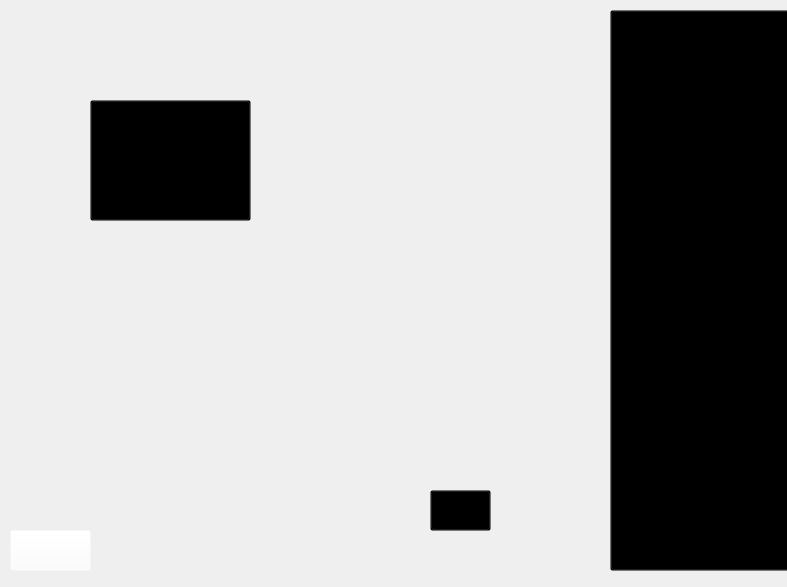
<?xml version="1.0" encoding="UTF-8"?>
<ui version="4.0">
 <class>saida</class>
 <widget class="QMainWindow" name="saida">
  <property name="geometry">
   <rect>
    <x>0</x>
    <y>0</y>
    <width>787</width>
    <height>587</height>
   </rect>
  </property>
  <property name="minimumSize">
   <size>
    <width>0</width>
    <height>0</height>
   </size>
  </property>
  <property name="maximumSize">
   <size>
    <width>800</width>
    <height>600</height>
   </size>
  </property>
  <property name="windowTitle">
   <string>MainWindow</string>
  </property>
  <widget class="QWidget" name="centralwidget">
   <widget class="QLabel" name="label">
    <property name="geometry">
     <rect>
      <x>-10</x>
      <y>0</y>
      <width>800</width>
      <height>600</height>
     </rect>
    </property>
    <property name="minimumSize">
     <size>
      <width>700</width>
      <height>500</height>
     </size>
    </property>
    <property name="maximumSize">
     <size>
      <width>800</width>
      <height>600</height>
     </size>
    </property>
    <property name="text">
     <string/>
    </property>
    <property name="pixmap">
     <pixmap resource="../imagens/img.qrc">:/img/T3SAIDA.png</pixmap>
    </property>
    <property name="scaledContents">
     <bool>true</bool>
    </property>
   </widget>
   <widget class="QPushButton" name="bilheteCaixa">
    <property name="geometry">
     <rect>
      <x>430</x>
      <y>490</y>
      <width>61</width>
      <height>41</height>
     </rect>
    </property>
    <property name="styleSheet">
     <string notr="true">background-color: rgba(0,0,0,0);</string>
    </property>
    <property name="text">
     <string/>
    </property>
   </widget>
   <widget class="QPushButton" name="portaSaida">
    <property name="geometry">
     <rect>
      <x>610</x>
      <y>10</y>
      <width>181</width>
      <height>561</height>
     </rect>
    </property>
    <property name="styleSheet">
     <string notr="true">background-color: rgba(0,0,0,0);</string>
    </property>
    <property name="text">
     <string/>
    </property>
   </widget>
   <widget class="QPushButton" name="rgb">
    <property name="geometry">
     <rect>
      <x>90</x>
      <y>100</y>
      <width>161</width>
      <height>121</height>
     </rect>
    </property>
    <property name="styleSheet">
     <string notr="true">background-color: rgba(0,0,0,0);</string>
    </property>
    <property name="text">
     <string/>
    </property>
   </widget>
   <widget class="QLabel" name="label_2">
    <property name="geometry">
     <rect>
      <x>-10</x>
      <y>520</y>
      <width>111</width>
      <height>61</height>
     </rect>
    </property>
    <property name="text">
     <string/>
    </property>
    <property name="pixmap">
     <pixmap resource="../imagens/img.qrc">:/img/setaEsquerda.png</pixmap>
    </property>
    <property name="scaledContents">
     <bool>true</bool>
    </property>
   </widget>
   <widget class="QPushButton" name="esquerda">
    <property name="geometry">
     <rect>
      <x>10</x>
      <y>530</y>
      <width>81</width>
      <height>41</height>
     </rect>
    </property>
    <property name="styleSheet">
     <string notr="true">background-color: rgba(255, 255, 255, 0)</string>
    </property>
    <property name="text">
     <string/>
    </property>
   </widget>
  </widget>
 </widget>
 <resources>
  <include location="../imagens/img.qrc"/>
 </resources>
 <connections/>
</ui>
